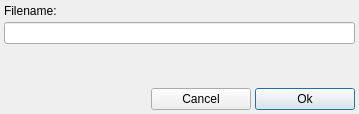
<?xml version="1.0" encoding="UTF-8"?>
<ui version="4.0">
 <class>FileNameDialog</class>
 <widget class="QDialog" name="FileNameDialog">
  <property name="geometry">
   <rect>
    <x>0</x>
    <y>0</y>
    <width>359</width>
    <height>114</height>
   </rect>
  </property>
  <property name="windowTitle">
   <string>Dialog</string>
  </property>
  <layout class="QVBoxLayout" name="verticalLayout">
   <property name="spacing">
    <number>4</number>
   </property>
   <property name="leftMargin">
    <number>4</number>
   </property>
   <property name="topMargin">
    <number>4</number>
   </property>
   <property name="rightMargin">
    <number>4</number>
   </property>
   <property name="bottomMargin">
    <number>4</number>
   </property>
   <item>
    <widget class="QLabel" name="label">
     <property name="text">
      <string>Filename:</string>
     </property>
    </widget>
   </item>
   <item>
    <widget class="QLineEdit" name="lineEdit"/>
   </item>
   <item>
    <spacer name="verticalSpacer">
     <property name="orientation">
      <enum>Qt::Vertical</enum>
     </property>
     <property name="sizeHint" stdset="0">
      <size>
       <width>20</width>
       <height>40</height>
      </size>
     </property>
    </spacer>
   </item>
   <item>
    <layout class="QHBoxLayout" name="horizontalLayout">
     <item>
      <spacer name="horizontalSpacer">
       <property name="orientation">
        <enum>Qt::Horizontal</enum>
       </property>
       <property name="sizeHint" stdset="0">
        <size>
         <width>40</width>
         <height>20</height>
        </size>
       </property>
      </spacer>
     </item>
     <item>
      <widget class="QPushButton" name="cancelButton">
       <property name="minimumSize">
        <size>
         <width>100</width>
         <height>0</height>
        </size>
       </property>
       <property name="focusPolicy">
        <enum>Qt::NoFocus</enum>
       </property>
       <property name="text">
        <string>Cancel</string>
       </property>
      </widget>
     </item>
     <item>
      <widget class="QPushButton" name="okButton">
       <property name="minimumSize">
        <size>
         <width>100</width>
         <height>0</height>
        </size>
       </property>
       <property name="text">
        <string>Ok</string>
       </property>
      </widget>
     </item>
    </layout>
   </item>
  </layout>
 </widget>
 <resources/>
 <connections/>
</ui>
